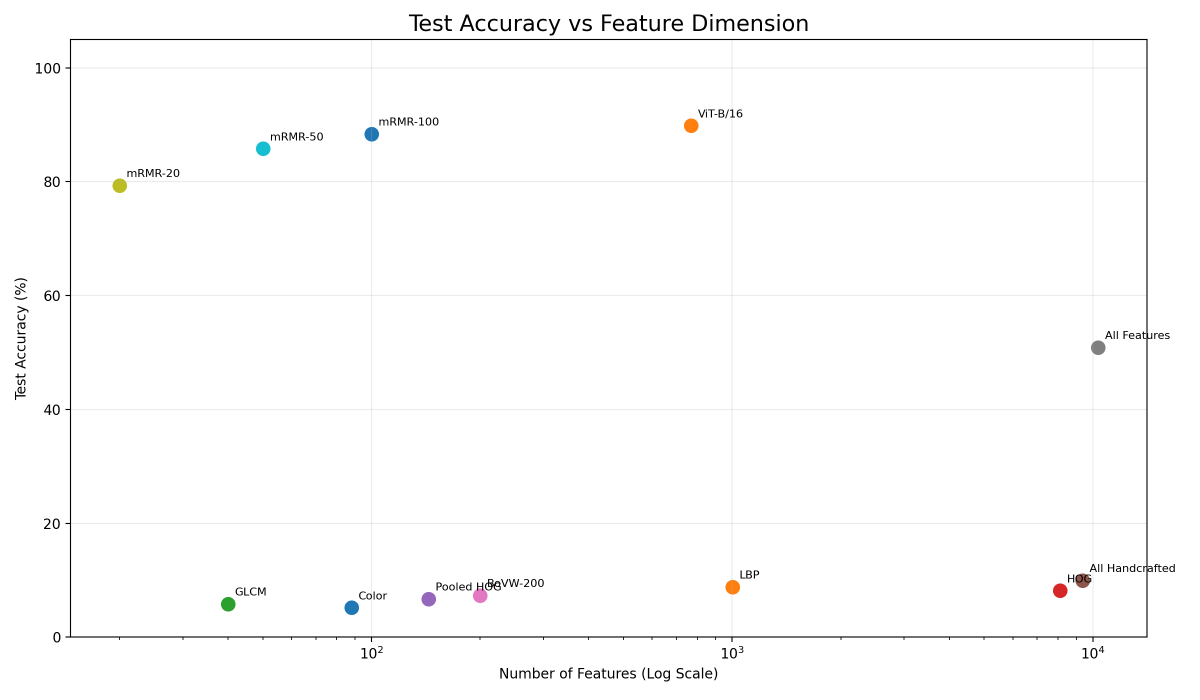
#> input picture results/figures/accuracy_vs_features.png, 2400 x 1400 px, given in place of Abyssinian_100.jpg, which was not available (shown at 1/2 size)
$ python demo_sift.py
#> lines starting #> are read from the running program, lines starting #| are printed output that depends on the picture
### src/features/sift.py
import cv2
import numpy as np


IMAGE_SIZE = 224


def extract_sift_descriptors(image):

    if image is None:
        raise ValueError("Input image is None")

    if image.ndim == 3:

        gray = cv2.cvtColor(
            image,
            cv2.COLOR_BGR2GRAY
        )

    elif image.ndim == 2:

        gray = image

    else:
        raise ValueError("Invalid image dimensions")

    if gray.dtype != np.uint8:
        raise ValueError("Expected uint8 image")

    sift = cv2.SIFT_create()

    keypoints, descriptors = sift.detectAndCompute(
        gray,
        None
    )

    if descriptors is None:

        descriptors = np.empty(
            (0, 128),
            dtype=np.float32
        )

    return keypoints, descriptors.astype(np.float32)

### scripts/demos/demo_sift.py
from pathlib import Path

import cv2

from src.features.sift import extract_sift_descriptors


DATA_ROOT = Path.home() / "Downloads" / "oxford-iiit-pet"

IMAGE_PATH = DATA_ROOT / "images" / "Abyssinian_100.jpg"

OUTPUT_ROOT = Path("results/figures")

OUTPUT_ROOT.mkdir(
    parents=True,
    exist_ok=True
)


image = cv2.imread(str(IMAGE_PATH))
#> image is the input picture: shape (1400, 2400, 3); mean B, G, R 251.9, 251.9, 252

if image is None:
    raise FileNotFoundError(IMAGE_PATH)

image = cv2.resize(
    image,
    (224, 224),
    interpolation=cv2.INTER_AREA
)
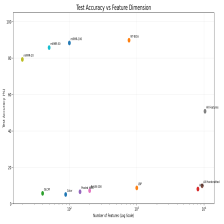
#> image: shape (224, 224, 3); mean B, G, R 251.9, 251.9, 252

keypoints, descriptors = extract_sift_descriptors(image)
#> in extract_sift_descriptors, `keypoints, descriptors = sift.detectAndCompute( gray, None )`: keypoints = 52 keypoints; strongest (x, y, size): (202, 185, 2.3), (198, 189, 2.2), (42, 193, 2.2), (80, 192, 2.2)

print("=" * 60)
print("SIFT FEATURE EXTRACTION")
print("=" * 60)

print(f"Image Shape: {image.shape}")
#| Image Shape: (224, 224, 3)

print(f"Number of Keypoints: {len(keypoints)}")
#| Number of Keypoints: 52

print(f"Descriptors Shape: {descriptors.shape}")
#| Descriptors Shape: (52, 128)

print(f"Descriptor Type: {descriptors.dtype}")
#| Descriptor Type: float32


visualization = cv2.drawKeypoints(
    image,
    keypoints,
    None,
    flags=cv2.DRAW_MATCHES_FLAGS_DRAW_RICH_KEYPOINTS
)

output_path = OUTPUT_ROOT / "sift_keypoints.png"

cv2.imwrite(
    str(output_path),
    visualization
)

print(f"\nVisualization saved to: {output_path}")

$ run again, on results/figures/all_test_confusion_matrix.png
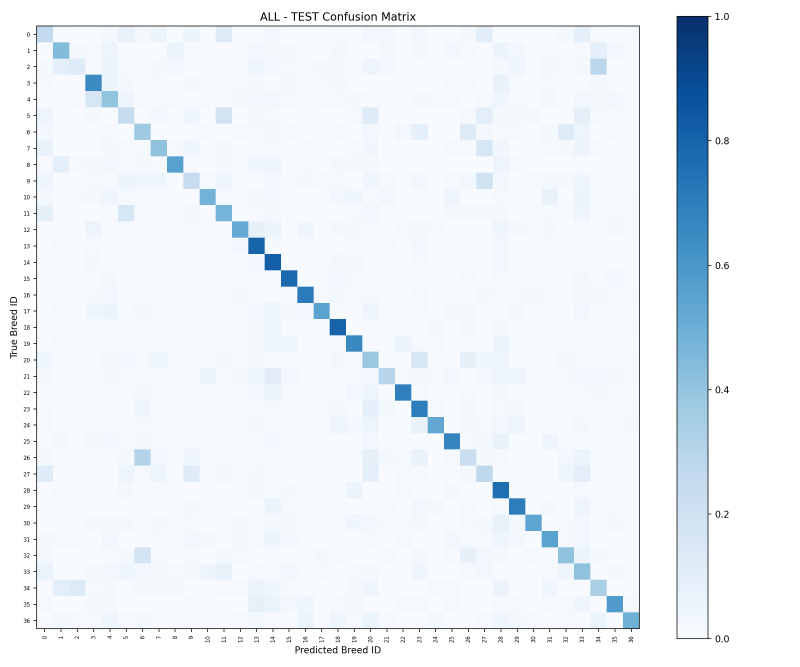
#> input picture results/figures/all_test_confusion_matrix.png, 2400 x 2000 px, given in place of Abyssinian_100.jpg, which was not available (shown at 1/3 size)
#> image is the input picture: shape (2000, 2400, 3); mean B, G, R 249.6, 244.2, 238.2
#> image: shape (224, 224, 3)
#> in extract_sift_descriptors, `gray = cv2.cvtColor( image, cv2.COLOR_BGR2GRAY )`:
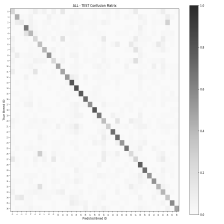
#> gray: shape (224, 224); min 43, max 255, mean 242.9
#> in extract_sift_descriptors, `keypoints, descriptors = sift.detectAndCompute( gray, None )`: keypoints = 171 keypoints; strongest (x, y, size): (94, 110, 3.4), (76, 88, 3.3), (81, 93, 3.3), (113, 131, 3.4)
#| Image Shape: (224, 224, 3)
#| Number of Keypoints: 171
#| Descriptors Shape: (171, 128)
#| Descriptor Type: float32
#> `visualization = cv2.drawKeypoints( image, keypoints, None, flags=cv2.D..`:
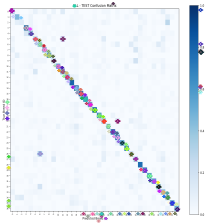
#> visualization: shape (224, 224, 3); mean B, G, R 247.4, 242.1, 237.1

$ run again, on results/figures/bovw_200_test_confusion_matrix.png
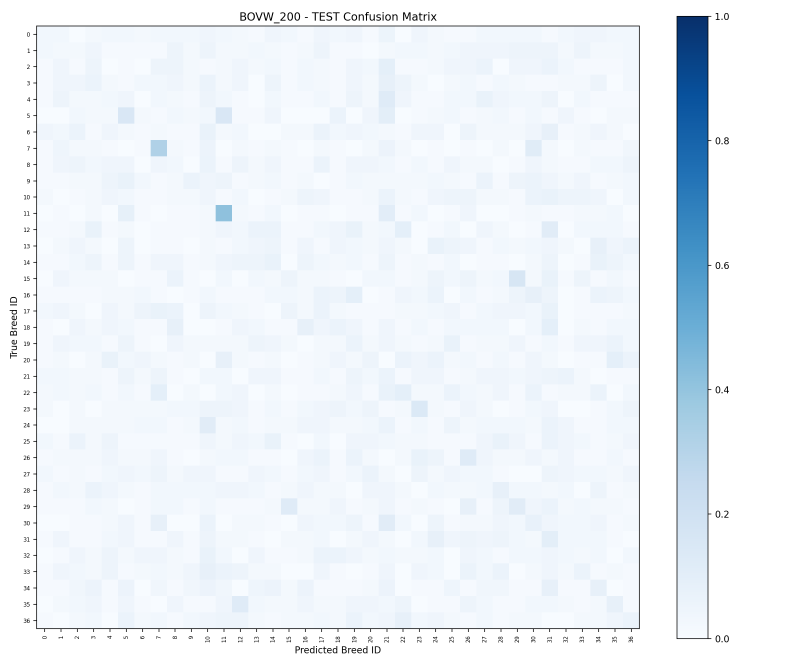
#> input picture results/figures/bovw_200_test_confusion_matrix.png, 2400 x 2000 px, given in place of Abyssinian_100.jpg, which was not available (shown at 1/3 size)
#> image is the input picture: shape (2000, 2400, 3); mean B, G, R 249.7, 244.3, 238.8
#> `image = cv2.resize( image, (224, 224), interpolation=cv2.INTER_AREA )`:
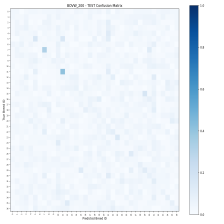
#> image: shape (224, 224, 3); mean B, G, R 249.7, 244.3, 238.8
#> in extract_sift_descriptors, `gray = cv2.cvtColor( image, cv2.COLOR_BGR2GRAY )`:
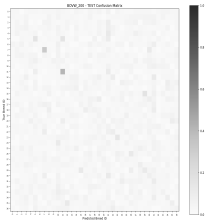
#> gray: shape (224, 224); min 43, max 255, mean 243.3
#> in extract_sift_descriptors, `keypoints, descriptors = sift.detectAndCompute( gray, None )`: keypoints = 60 keypoints; strongest (x, y, size): (194, 10, 7.2), (68, 5, 1.9), (200, 10, 3.2), (105, 218, 1.9)
#| Image Shape: (224, 224, 3)
#| Number of Keypoints: 60
#| Descriptors Shape: (60, 128)
#| Descriptor Type: float32
